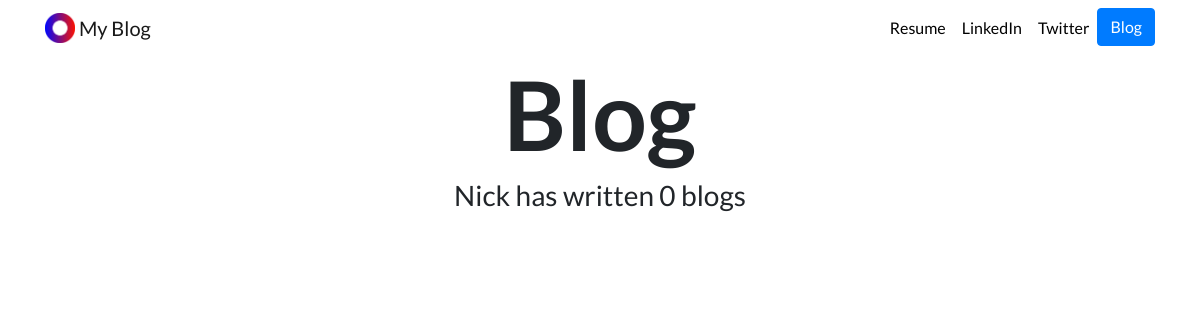
The page /blog/ on the database as committed earlier.
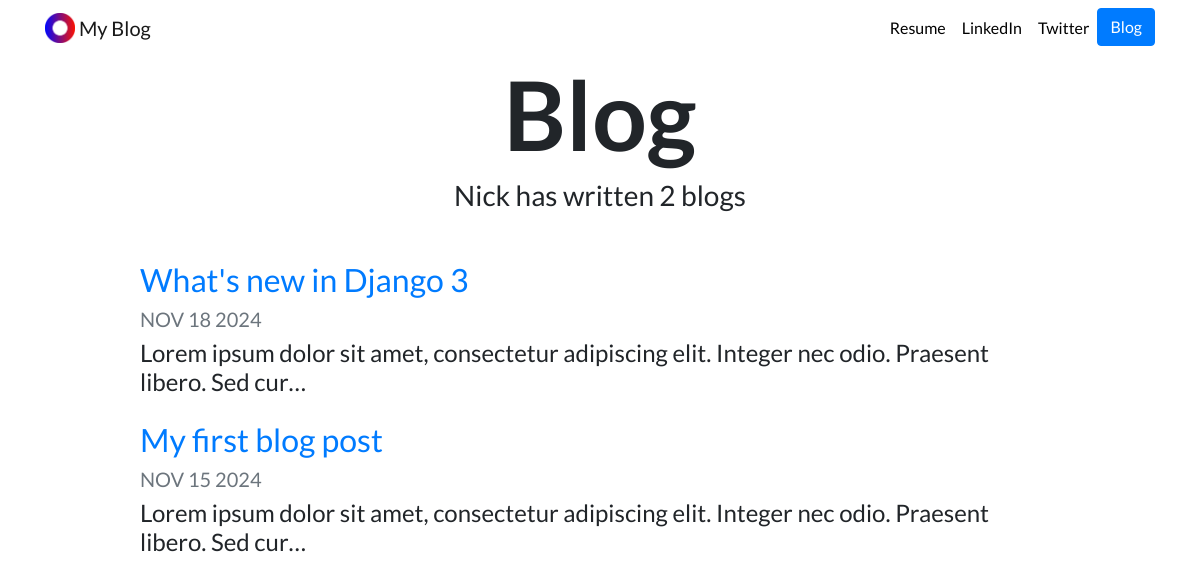
The same page on the database as committed later.
### blog/models.py (models this page shows, shortened)
class Blog(models.Model):
    title = models.CharField(max_length=200)
    description = models.TextField()
    date = models.DateField()

### blog/views.py (the view)
# urls.py: path('', views.all_blogs, name='all_blogs'),
def all_blogs(request):
    blogs = Blog.objects.order_by('-date')
    return render(request, 'blog/all_blogs.html', {'blogs':blogs})

### blog/templates/blog/all_blogs.html
{% extends "portfolio/base.html" %}
{% load static %}
{% block content %}
<h1 id="blogtitle" class="font-weight-bold text-center">Blog</h1>
<h3 class="text-center mb-5">Nick has written {{ blogs.count }} blog{{ blogs.count|pluralize }}</h3>
{% for blog in blogs %}
<div class="row justify-content-center my-3">
  <div class="col-md-10">
    <a href="{% url 'blog:detail' blog.id %}">
      <h2>{{ blog.title }}</h2>
    </a>
    <h5 class="text-muted">{{ blog.date|date:'M d Y'|upper }}</h5>
    <h4>{{ blog.description|striptags|truncatechars:100 }}</h4>
  </div>
</div>
{% endfor %}
{% endblock %}

Rows that differ between the two databases and show on the page:
added Blog: title "What's new in Django 3", date "NOV 18 2024", description "Lorem ipsum dolor sit amet, consectetur adipiscing elit. Integer nec odio. Praesent libero. Sed cur…"
added Blog: title "My first blog post", date "NOV 15 2024", description "Lorem ipsum dolor sit amet, consectetur adipiscing elit. Integer nec odio. Praesent libero. Sed cur…"
Other text that changed with them:
{{ blogs.count }}: "0" → "2"
